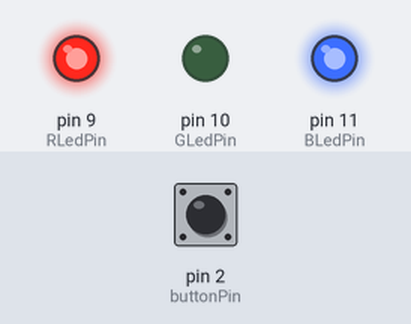
A sketch run on a simulated Arduino Uno, built with avr-gcc and run on an emulated ATmega328P. Parts: output pins drawn as LEDs (lit = HIGH). Inputs (shaded band) come from the test bench; at power-on: pin 2 (buttonPin) LOW.

Above: at 1.2 s.
1.3 s: pin 2 (buttonPin) pulled HIGH for 0.15 s
At 2.4 s:
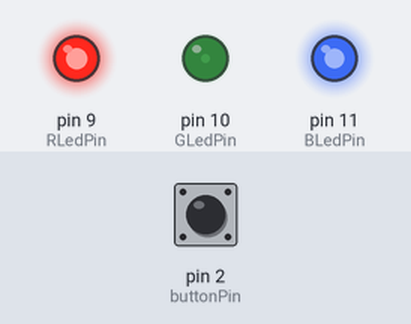
4.4 s: pin 2 (buttonPin) pulled HIGH for 1 s
At 4.7 s:
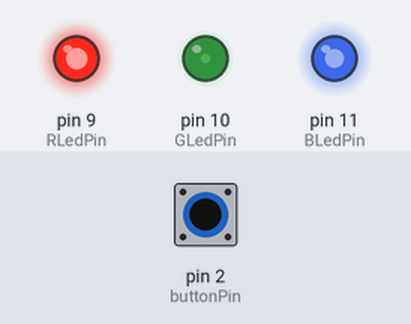
8.4 s: pin 2 (buttonPin) pulled HIGH for 0.15 s
At 9.0 s:
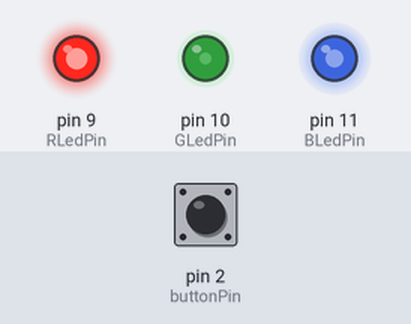
11.5 s: pin 2 (buttonPin) pulsed HIGH 2 times (0.12 s each, 0.3 s apart)
At 12.8 s:
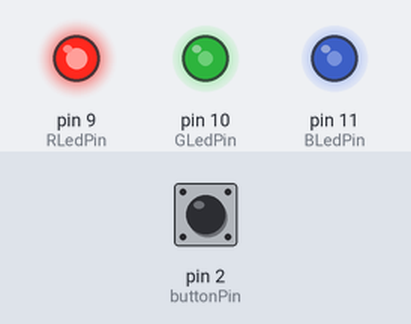
13.6 s: pin 2 (buttonPin) pulled HIGH for 3.2 s
19.8 s: pin 2 (buttonPin) pulsed HIGH 5 times (0.12 s each, 0.3 s apart)
Timing chart, 0 to 36.5 s (numbered marks = the images above; inputs shaded):
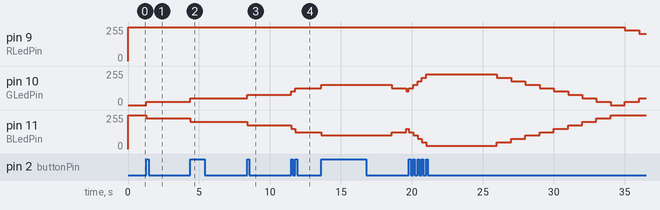

Measured:
- after the input at 1.3 s, pin 10 (GLedPin): 0/255 → 25/255 at once; pin 11 (BLedPin): 255/255 → 229/255 at once
- after the input at 4.4 s, pin 9 (RLedPin): stays 255/255 (without the input it goes to 229/255 after 2.9 s); pin 11 (BLedPin): 229/255 → 204/255 at once
- after the input at 8.4 s, pin 9 (RLedPin): stays 255/255 (without the input it goes to 229/255 after 3.0 s)
- after the input at 11.5 s, pin 10 (GLedPin): 76/255 → 102/255 at once, → 127/255 0.30 s later; pin 11 (BLedPin): 178/255 → 153/255 at once, → 127/255 0.30 s later

The sketch:

Homework_2.ino
```cpp
const bool COMMON_ANODE = true;

const int RLedPin = 9;
const int GLedPin = 10;
const int BLedPin = 11;
const int buttonPin = 2;

int mood = 10;               // start at neutral (green)
const int neutralMood = 10;
bool ButtonPressed = false;
int buttonState = 0;

unsigned long touchedTimer = 0;
unsigned long reducedTimer = 0;
const long untouchInterval = 5000;   // 5 seconds before mood starts to drop
const long reducedInterval = 1000;   // drops 1 point per second

void setup() {
  pinMode(buttonPin, INPUT);
  pinMode(RLedPin, OUTPUT);
  pinMode(GLedPin, OUTPUT);
  pinMode(BLedPin, OUTPUT);

  mood = neutralMood;
  touchedTimer = millis();
  reducedTimer = millis();
  showLEDstate(mood);
}

void loop() {
  buttonState = digitalRead(buttonPin);

  // Detect button press (rising edge)
  if (buttonState == HIGH && !ButtonPressed) {
    ButtonPressed = true;
    if (mood < 20) mood++;
    touchedTimer = millis();
    showLEDstate(mood);
    delay(200); // simple debounce
  }

  // Reset flag when released
  if (buttonState == LOW && ButtonPressed) {
    ButtonPressed = false;
  }

  // After untouchInterval, decrease mood every reducedInterval
  unsigned long currentMillis = millis();
  if (currentMillis - touchedTimer > untouchInterval) {
    if (currentMillis - reducedTimer > reducedInterval) {
      if (mood > 0) {
        mood--;
        showLEDstate(mood);
      }
      reducedTimer = currentMillis;
    }
  }
}

// Map mood (0..20) to RGB values (0..255) where:
// 0 -> Red (255,0,0), 10 -> Green (0,255,0), 20 -> Blue (0,0,255)
// Then invert PWM if COMMON_ANODE
void showLEDstate(int state) {
  const int SEG = 10;                    // points per segment
  const float STEP = 255.0 / SEG;       // PWM step per point (25.5)

  int r = 0, g = 0, b = 0;

  if (state <= neutralMood) {
    // red (0) -> green (10)
    // red goes from 255 -> 0, green 0 -> 255
    r = round(255 - STEP * state);
    g = round(STEP * state);
    b = 0;
  } else {
    // green (10) -> blue (20)
    int s = state - neutralMood; // 1..10
    r = 0;
    g = round(255 - STEP * s);
    b = round(STEP * s);
  }

  // If using common-anode, invert values for PWM
  if (COMMON_ANODE) {
    r = 255 - r;
    g = 255 - g;
    b = 255 - b;
  }

  analogWrite(RLedPin, r);
  analogWrite(GLedPin, g);
  analogWrite(BLedPin, b);
}
```
